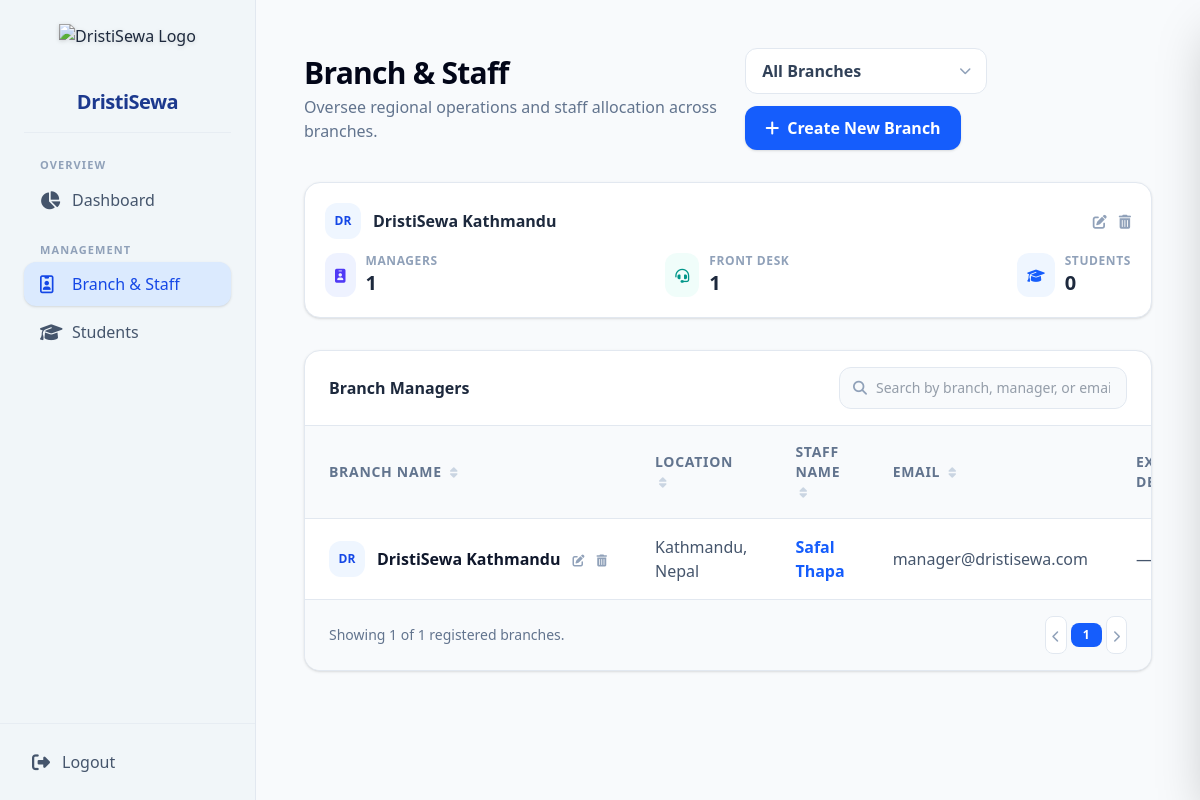
Screenshot of /admin-panel/branch-staff/ (signed in) with the database file from the repository.
### branches/models.py (models this page shows)
class Branch(TimeStampedModel):
    name = models.CharField(max_length=150, unique=True)
    code = models.CharField(max_length=20, unique=True)
    address = models.CharField(max_length=255, blank=True)
    phone = models.CharField(max_length=20, blank=True)
    email = models.EmailField(blank=True)
    is_active = models.BooleanField(default=True)
    class Meta:
        ordering = ["name"]
    def __str__(self):
        return self.name

### accounts/models.py (models this page shows, shortened)
class User(AbstractUser):
    class Role(models.TextChoices):
        ADMIN = "ADMIN", "Admin"
        MANAGER = "MANAGER", "Manager"
        FRONTDESK = "FRONTDESK", "Front Desk"
        STUDENT = "STUDENT", "Student"
    username = None
    email = models.EmailField("email address", unique=True)
    role = models.CharField(
        max_length=20, choices=Role.choices, default=Role.STUDENT)
    branch = models.ForeignKey(
        "branches.Branch",
        on_delete=models.SET_NULL,
        null=True,
        blank=True,
        related_name="staff",
    )
    phone = models.CharField(max_length=20, blank=True)
    experience_details = models.TextField(blank=True)
    profile_pic = models.ImageField(
        upload_to="profile_pics/", default="profile_pics/default.png", blank=True
    )
    last_seen = models.DateTimeField(null=True, blank=True)
    USERNAME_FIELD = "email"
    REQUIRED_FIELDS = []
    objects = UserManager()

### accounts/views.py (the view, shortened to what this page needs)
# urls.py: path("admin-panel/branch-staff/", views.branch_staff, name="branch_staff"),
@role_required("ADMIN")
def branch_staff(request):
    from branches.models import Branch
    from students.models import Student
    from .forms import AdminStaffForm
    edit_user_id = request.GET.get("edit_user", "")
    selected_branch = request.GET.get("branch", "").strip()
    if request.method == "POST" and "create_staff" in request.POST:
        form = AdminStaffForm(request.POST, require_password=True)
        if form.is_valid():
            data = form.cleaned_data
            if User.objects.filter(email=data["email"]).exists():
                messages.error(request, f"A user with email {data['email']} already exists.")
            else:
                User.objects.create_user(
                    email=data["email"],
                    password=data["password"],
                    first_name=data["first_name"],
                    last_name=data.get("last_name", ""),
                    role=data["role"],
                    branch=data.get("branch"),
                    experience_details=data.get("experience_details", ""),
                    is_staff=True,
                )
                messages.success(request, f"Account created for {data['email']}.")
                return redirect("accounts:branch_staff")
        for errors in form.errors.values():
            for error in errors:
                messages.error(request, error)
    else:
        form = AdminStaffForm(require_password=True)
    user_edit_form = None
    active_branches = Branch.objects.filter(is_active=True).order_by("name")
    branches_for_summary = active_branches
    if selected_branch:
        branches_for_summary = active_branches.filter(pk=selected_branch)
    branch_summary = []
    for branch in branches_for_summary:
        branch_managers = list(User.objects.filter(branch=branch, role=User.Role.MANAGER))
        branch_frontdesk = list(User.objects.filter(branch=branch, role=User.Role.FRONTDESK))
        manager_count = len(branch_managers)
        frontdesk_count = len(branch_frontdesk)
        student_count = Student.objects.filter(user__branch=branch).count()
        branch_summary.append(
            {
                "branch": branch,
                "managers": branch_managers,
                "frontdesk_staff": branch_frontdesk,
                "manager_count": manager_count,
                "frontdesk_count": frontdesk_count,
                "total_staff": manager_count + frontdesk_count,
                "student_count": student_count,
            }
        )
    if selected_branch:
        total_managers = sum(item["manager_count"] for item in branch_summary)
        total_frontdesk = sum(item["frontdesk_count"] for item in branch_summary)
    else:
        total_managers = User.objects.filter(role=User.Role.MANAGER).count()
        total_frontdesk = User.objects.filter(role=User.Role.FRONTDESK).count()
    return render(
        request,
        "admin/branch_staff.html",
        {
            "branches": active_branches,
            "selected_branch": selected_branch,
            "branch_summary": branch_summary,
            "branch_count": active_branches.count(),
            "total_managers": total_managers,
            "total_frontdesk": total_frontdesk,
            "form": form,
            "user_edit_form": user_edit_form,
            "edit_user_id": edit_user_id,
        },
    )

### templates/admin/branch_staff.html (shortened to what this page needs)
{% extends 'admin/dristisewa_base.html' %}
{% load static %}
{% block extra_css %}
    <link rel="stylesheet" href="{% static 'css/pages/admin/branch_staff.css' %}">
{% endblock %}
{% block content %}
<div class="w-full">
    <div class="flex flex-col md:flex-row md:items-center md:justify-between gap-4 mb-8">
        <div>
            <h1 class="text-3xl font-black tracking-tight text-slate-950">Branch & Staff</h1>
            <p class="text-base text-slate-500 mt-1">Oversee regional operations and staff allocation across branches.</p>
        </div>
        <div class="flex flex-wrap items-center gap-3">
            <form method="get" action="{% url 'accounts:branch_staff' %}" class="relative">
                <select name="branch" id="branchFilterSelect" onchange="this.form.submit()"
                        class="appearance-none pl-4 pr-10 py-2.5 bg-white border border-slate-200 rounded-xl text-base font-semibold text-slate-700 focus:outline-none focus:border-blue-600 focus:ring-2 focus:ring-blue-600/10 transition cursor-pointer">
                    <option value="">All Branches</option>
                </select>
            </form>
            <button onclick="resetDrawerToCreateMode(); toggleBranchDrawer()" class="inline-flex items-center gap-2 bg-blue-600 hover:bg-blue-700 text-white text-base font-semibold px-5 py-2.5 rounded-xl shadow-sm transition">
                <i class="fa-solid fa-plus"></i> Create New Branch
            </button>
        </div>
    </div>
    <div id="branchCardsGrid" class="grid grid-cols-[repeat(auto-fit,minmax(320px,1fr))] gap-6 mb-8">
        {% for item in branch_summary %}
        <div class="bg-white p-5 rounded-2xl border border-slate-200 shadow-sm" data-branch-card="{{ item.branch.id }}">
            <div class="flex items-center gap-3 mb-3.5">
                <div class="w-9 h-9 bg-blue-50 text-blue-700 rounded-xl flex items-center justify-center font-bold text-xs uppercase shrink-0 branch-card-initials">
                    {{ item.branch.name|slice:":2"|upper }}
                </div>
                <p class="text-base font-bold text-slate-800 truncate flex-1 branch-card-name">{{ item.branch.name }}</p>
                <button type="button"
                        onclick="openEditBranchModal({{ item.branch.id }}, '{{ item.branch.name|escapejs }}', '{{ item.branch.code|escapejs }}', '{{ item.branch.address|escapejs }}', '{{ item.branch.phone|escapejs }}', '{{ item.branch.email|escapejs }}', {{ item.branch.is_active|yesno:"true,false" }})"
                        class="text-slate-400 hover:text-blue-600 transition shrink-0" title="Edit branch">
                    <i class="fa-solid fa-pen-to-square text-sm"></i>
                </button>
                <button type="button"
                        onclick="openDeleteBranchModal({{ item.branch.id }}, '{{ item.branch.name|escapejs }}')"
                        class="text-slate-400 hover:text-red-600 transition shrink-0" title="Delete branch">
                    <i class="fa-solid fa-trash-can text-sm"></i>
                </button>
            </div>
            <div class="flex items-center justify-between gap-3">
                <div class="flex items-center gap-2.5">
                    <div class="bg-indigo-50 text-indigo-600 p-2.5 rounded-xl">
                        <i class="fa-solid fa-id-badge text-sm"></i>
                    </div>
                    <div>
                        <p class="text-xs font-bold text-slate-400 uppercase tracking-wider">Managers</p>
                        <div class="text-xl font-bold text-slate-800">{{ item.manager_count }}</div>
                    </div>
                </div>
                <div class="flex items-center gap-2.5">
                    <div class="bg-teal-50 text-teal-600 p-2.5 rounded-xl">
                        <i class="fa-solid fa-headset text-sm"></i>
                    </div>
                    <div>
                        <p class="text-xs font-bold text-slate-400 uppercase tracking-wider">Front Desk</p>
                        <div class="text-xl font-bold text-slate-800">{{ item.frontdesk_count }}</div>
                    </div>
                </div>
                <div class="flex items-center gap-2.5">
                    <div class="bg-blue-50 text-blue-600 p-2.5 rounded-xl">
                        <i class="fa-solid fa-graduation-cap text-sm"></i>
                    </div>
                    <div>
                        <p class="text-xs font-bold text-slate-400 uppercase tracking-wider">Students</p>
                        <div class="text-xl font-bold text-slate-800">{{ item.student_count }}</div>
                    </div>
                </div>
            </div>
        </div>
        {% empty %}
        <div id="branchCardsEmpty" class="col-span-full bg-white p-5 rounded-2xl border border-slate-200 shadow-sm text-center text-sm text-slate-400">
            No active branches found.
        </div>
        {% endfor %}
    </div>
    <div class="bg-white border border-slate-200 rounded-2xl shadow-sm overflow-hidden">
        <div class="px-6 py-4 flex flex-col sm:flex-row sm:items-center sm:justify-between gap-3 border-b border-slate-200">
            <h3 class="text-base font-bold text-slate-800">Branch Managers</h3>
            <div class="relative w-full sm:w-72">
                <i class="fa-solid fa-magnifying-glass absolute left-3.5 top-1/2 -translate-y-1/2 text-slate-400 text-sm"></i>
                <input type="text" id="managerSearchInput" onkeyup="filterManagerTable()" placeholder="Search by branch, manager, or email..."
                       class="w-full pl-9 pr-4 py-2.5 bg-slate-50 border border-slate-200 rounded-xl text-sm text-slate-700 focus:outline-none focus:border-blue-600 focus:ring-2 focus:ring-blue-600/10 transition">
            </div>
        </div>
        <div class="overflow-x-auto">
            <table id="branchStaffTable" class="w-full text-left border-collapse">
                <thead>
                    <tr class="bg-slate-50 border-b border-slate-200 text-sm font-bold text-slate-500 uppercase tracking-wider">
                        <th class="px-6 py-4 cursor-pointer select-none hover:text-slate-700 transition" onclick="sortManagerTable(0, this)">Branch Name <i class="fa-solid fa-sort text-xs text-slate-300 ml-1"></i></th>
                        <th class="px-6 py-4 cursor-pointer select-none hover:text-slate-700 transition" onclick="sortManagerTable(1, this)">Location <i class="fa-solid fa-sort text-xs text-slate-300 ml-1"></i></th>
                        <th class="px-6 py-4 cursor-pointer select-none hover:text-slate-700 transition" onclick="sortManagerTable(3, this)">Staff Name <i class="fa-solid fa-sort text-xs text-slate-300 ml-1"></i></th>
                        <th class="px-6 py-4 cursor-pointer select-none hover:text-slate-700 transition" onclick="sortManagerTable(4, this)">Email <i class="fa-solid fa-sort text-xs text-slate-300 ml-1"></i></th>
                        <th class="px-6 py-4">Experience Details</th>
                    </tr>
                </thead>
                <tbody class="divide-y divide-slate-100 bg-white">
                    {% for item in branch_summary %}
                    {% if item.managers %}
                    {% for manager in item.managers %}
                    <tr class="hover:bg-slate-50/80 transition-colors main-data-row" data-branch-row="{{ item.branch.id }}">
                        <td class="px-6 py-4 whitespace-nowrap">
                            <div class="flex items-center gap-3">
                                <div class="w-9 h-9 bg-blue-50 text-blue-700 rounded-xl flex items-center justify-center font-bold text-xs uppercase branch-row-initials">
                                    {{ item.branch.name|slice:":2"|upper }}
                                </div>
                                <div class="font-semibold text-slate-900 text-base branch-row-name">
                                    {{ item.branch.name }}
                                </div>
                                <button type="button"
                                        onclick="openEditBranchModal({{ item.branch.id }}, '{{ item.branch.name|escapejs }}', '{{ item.branch.code|escapejs }}', '{{ item.branch.address|escapejs }}', '{{ item.branch.phone|escapejs }}', '{{ item.branch.email|escapejs }}', {{ item.branch.is_active|yesno:"true,false" }})"
                                        class="text-slate-400 hover:text-blue-600 transition shrink-0" title="Edit branch">
                                    <i class="fa-solid fa-pen-to-square text-xs"></i>
                                </button>
                                <button type="button"
                                        onclick="openDeleteBranchModal({{ item.branch.id }}, '{{ item.branch.name|escapejs }}')"
                                        class="text-slate-400 hover:text-red-600 transition shrink-0" title="Delete branch">
                                    <i class="fa-solid fa-trash-can text-xs"></i>
                                </button>
                            </div>
                        </td>
                        <td class="px-6 py-4 text-base text-slate-600 branch-row-address">
                            {% if item.branch.address %}{{ item.branch.address }}{% else %}<span class="text-slate-300">—</span>{% endif %}
                        </td>
                        <td class="px-6 py-4 text-base font-semibold">
                            <button type="button"
                                    onclick="openEditManagerDrawer({{ manager.id }}, '{{ manager.first_name|escapejs }}', '{{ manager.last_name|escapejs }}', '{{ manager.email|escapejs }}', '{{ item.branch.id }}', '{{ manager.experience_details|escapejs }}')"
                                    class="text-blue-600 hover:text-blue-800 hover:underline transition text-left"
                                    title="Click to edit this manager">
                                {{ manager.get_full_name|default:"—" }}
                            </button>
                        </td>
                        <td class="px-6 py-4 text-base text-slate-600">
                            {{ manager.email }}
                        </td>
                        <td class="px-6 py-4 text-base text-slate-600 max-w-xs truncate" title="{{ manager.experience_details }}">
                            {{ manager.experience_details|default:"—" }}
                        </td>
                    </tr>
                    {% endfor %}
                    {% endif %}
                    {% empty %}
                    <tr id="branchTableEmpty">
                        <td colspan="6" class="px-6 py-10 text-center text-sm text-slate-500">
                            No active branches found.
                        </td>
                    </tr>
                    {% endfor %}
                </tbody>
            </table>
        </div>
        <div class="px-6 py-4 flex items-center justify-between bg-slate-50 border-t border-slate-200">
            <span class="text-sm text-slate-500">
                Showing {{ branch_summary|length }} of {{ branch_count }} registered branches.
            </span>
            <div class="flex items-center gap-1">
                <button class="p-1.5 border border-slate-200 bg-white rounded-lg text-slate-400 cursor-not-allowed"><i class="fa-solid fa-chevron-left text-xs"></i></button>
                <button class="px-3 py-1 bg-blue-600 text-white rounded-lg text-xs font-semibold">1</button>
                <button class="p-1.5 border border-slate-200 bg-white rounded-lg text-slate-400 cursor-not-allowed"><i class="fa-solid fa-chevron-right text-xs"></i></button>
            </div>
        </div>
    </div>
</div>
{% endblock %}

### rows the page displays
Branch: branch.name "DR", branch.name "DristiSewa Kathmandu", manager_count "1", frontdesk_count "1", student_count "0", branch.address "Kathmandu, Nepal"
User: get_full_name "Safal Thapa", email "manager@dristisewa.com", experience_details "—"

### other values shown
{{ branch_summary|length }} "1"
{{ branch_count }} "1"
